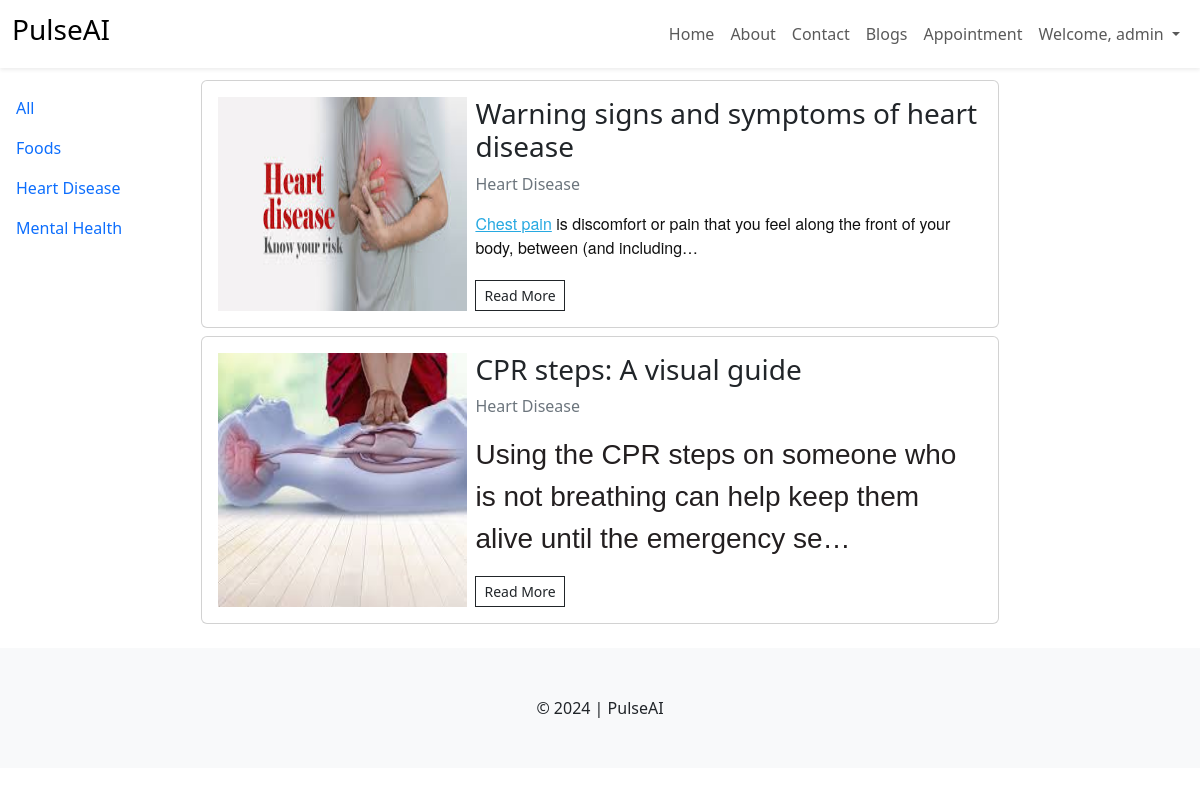
The app's page /blog_cat/2/ (signed in) with its own data.
### blog/models.py (models this page shows, shortened)
class BlogCategory(models.Model):
    category = models.CharField(max_length=255)
    class Meta:
        verbose_name_plural = "Blog Categories"
    def __str__(self):
        return self.category

class Blog(models.Model):
    category = models.ForeignKey(BlogCategory, on_delete=models.DO_NOTHING)
    title = models.CharField(max_length=500)
    content = models.TextField()
    primary_photo = models.ImageField(upload_to="blog_images")
    yt_video_id = models.CharField(max_length=255, blank=True)
    publish = models.BooleanField(default=True)
    created_at = models.DateTimeField(auto_now_add=True)
    update_at = models.DateTimeField(auto_now=True)

### blog/views.py (the view)
# urls.py: path("blog_cat/<int:cid>/", views.all_blogs, name="blog_cat"),
def all_blogs(request, cid=0):
    if cid == 0:
        blogs = Blog.objects.filter(publish=True).order_by('-update_at')
    else:
        blogs = Blog.objects.filter(publish=True, category=cid).order_by('-update_at')
    categories = BlogCategory.objects.all().order_by('category')
    context = {
        'blogs': blogs,
        'categories' : categories
    }
    return render(request, 'blog/blog.html', context)

### templates/blog/blog.html (shortened to what this page needs)
{% extends "layout.html" %}
{% load static %}
{% block content %}
    <div class="row g-2">
        <div class="col-md-2">
            <div class="sidebar-wrapper d-flex justify-content-between">
                <div class="sidebar-menu p-3 d-none d-md-block" id="sidebar-menu">
                    <ul class="list-unstyled">
                        <li class="py-2">
                            <a href="{% url "blogs" %}" class="text-decoration-none">All</a>
                        </li>
                    {% for c in categories %}
                    <li class="py-2">
                        <a href="{% url "blog_cat" c.id %}"class="text-decoration-none">{{c}}</a>
                    </li>
                    {% endfor %}
                    </ul>
                </div>
            </div>
        </div>
        <div class="col-md-8">
            {% for blog in blogs %}
            <div class="card my-2">
                <div class="card-body">
                    <div class="row g-2">
                        <div class="col-md-4">
                            <img src="{{blog.primary_photo.url}}" class="img-fluid h-100">
                        </div>
                        <div class="col-md-8">
                            <h3>{{blog.title}}</h3>
                            <p class="text-secondary">{{blog.category}}</p>
                            <p>{{blog.content|safe|truncatechars_html:"100"}}</p>
                            <a href="{% url "blog" blog.id %}" class="btn btn-sm btn-outline-dark rounded-0">Read More</a>
                        </div>
                    </div>
                </div>
            </div>
            {% endfor %}
        </div>
    </div>
{% endblock %}

### templates/layout.html (shortened to what this page needs)
{% load static %}
<!DOCTYPE html>
<html lang="en">
<head>
    <link rel="stylesheet" href="https://cdnjs.cloudflare.com/ajax/libs/font-awesome/6.5.2/css/all.min.css" />
    <link rel="stylesheet" href="{% static "css/bootstrap.min.css" %}">
    <link rel="stylesheet" href="{% static "css/style.css" %}">
</head>
<body>
    <nav class="navbar navbar-expand-lg mb-1 shadow-sm">
        <div class="container-fluid">
          <a class="navbar-brand" href="#">
            <h3>PulseAI</h3>
          </a>
          <div class="collapse navbar-collapse" id="navbarNav">
            <ul class="navbar-nav ms-auto">
              <li class="nav-item">
                <a class="nav-link" href="{% url "home" %}">Home</a>
              </li>
              <li class="nav-item">
                <a class="nav-link" href="{% url "about" %}">About</a>
              </li>
              <li class="nav-item">
                <a class="nav-link" href="{% url "contact" %}">Contact</a>
              </li>
              <li class="nav-item">
                <a class="nav-link" href="{% url "blogs" %}">Blogs</a>
              </li>
              {% if user.is_authenticated %}
              <li class="nav-item">
                <a class="nav-link" href="{% url "appointment" %}">Appointment</a>
              </li>
              <li class="nav-item dropdown">
                <a class="nav-link dropdown-toggle" href="#" role="button" data-bs-toggle="dropdown" aria-expanded="false">
                  Welcome, {{user.username}}
                </a>
              </li>
              {% endif %}
            </ul>
          </div>
        </div>
      </nav>
    {% block content %}
    {% endblock %}
    <footer class="bg-light py-5 text-center mt-3">
        &copy; 2024 | PulseAI
    </footer>
</body>
</html>

### records on screen
BlogCategory: category "Foods"
BlogCategory: category "Heart Disease"
BlogCategory: category "Mental Health"
Blog: primary_photo (picture), title "Warning signs and symptoms of heart disease", category "Heart Disease", content "Chest pain is discomfort or pain that you feel along the front of your body, between (and including…"
Blog: primary_photo (picture), title "CPR steps: A visual guide", category "Heart Disease", content "Using the CPR steps on someone who is not breathing can help keep them alive until the emergency se…"

### other values on screen
{{ user.username }} "admin"
